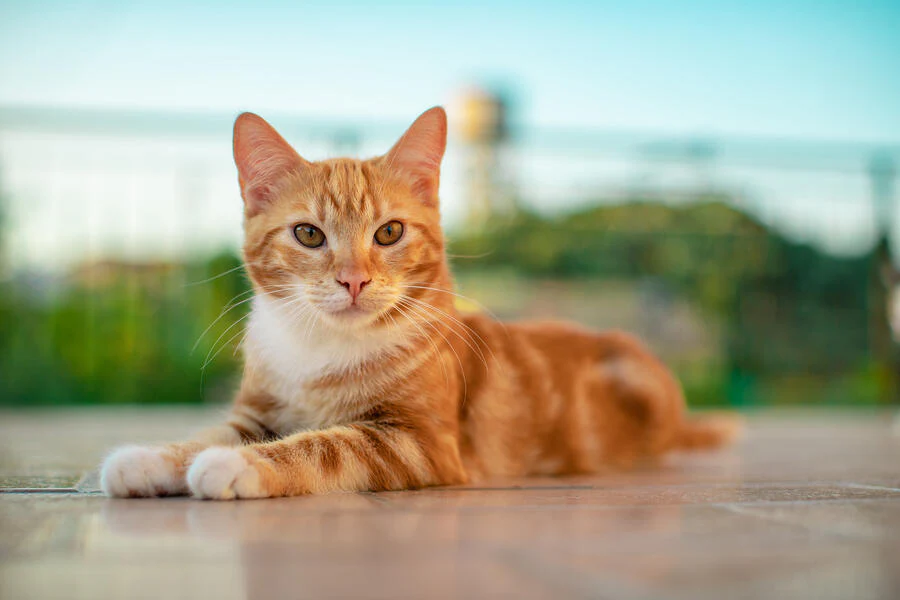
#> input picture 7image.jpg, 900 x 600 px
$ python 7.py
#> lines starting #> are read from the running program, lines starting #| are printed output that depends on the picture
import cv2

img = cv2.imread("7image.jpg")
#> img is the input picture: shape (600, 900, 3); mean B, G, R 141.8, 165.5, 166.7

def zad1():
    flipped = cv2.flip(img, 1)
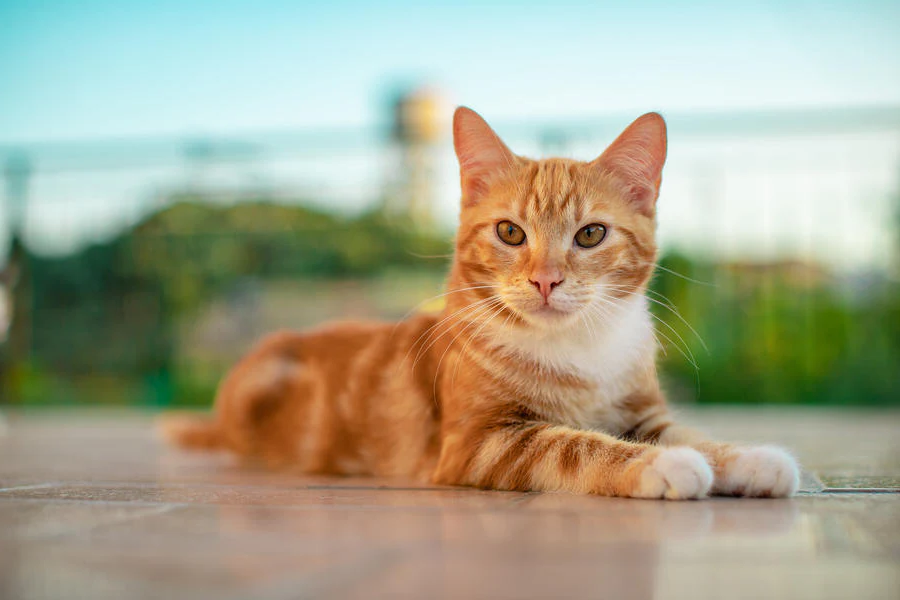
#> flipped: shape (600, 900, 3); mean B, G, R 141.8, 165.5, 166.7
    cv2.imshow("1", flipped)
    cv2.waitKey(0)

def zad2():
    flipped = cv2.flip(img, 0)
    cv2.imshow("2", flipped)
    cv2.waitKey(0)

def zad3():
    flipped = cv2.flip(img, -1)
    cv2.imshow("3", flipped)
    cv2.waitKey(0)

def zad4():
    flipped_h = cv2.flip(img, 1)
    flipped_v = cv2.flip(img, 0)
    flipped_both = cv2.flip(img, -1)

    cv2.imshow("4i. Oryginal", img)
    cv2.imshow("4ii. Poziome", flipped_h)
    cv2.imshow("4iii. Pionowe", flipped_v)
    cv2.imshow("4iv. Obustronne", flipped_both)
    cv2.waitKey(0)

def zad5():
    h, w = img.shape[:2]

    crop = img[:, w // 2:]
    flipped_crop = cv2.flip(crop, 1)

    img[:, w // 2:] = flipped_crop
    cv2.imshow("5", img)
    cv2.waitKey(0)

def zad6():
    while True:
        choice = int(input("Wybierz sposob odbicia obrazu (0 – pionowe, 1 – poziome, -1 – oba): "))
        if choice in [1,0,-1]:
            flipped = cv2.flip(img, choice)
            cv2.imshow("6", flipped)
            cv2.waitKey(0)
            break
        print("Nieprawidlowy wybor")

def main():
    zad1()

if __name__=="__main__":
    main()

$ run again, with 3image.jpg copied over 7image.jpg
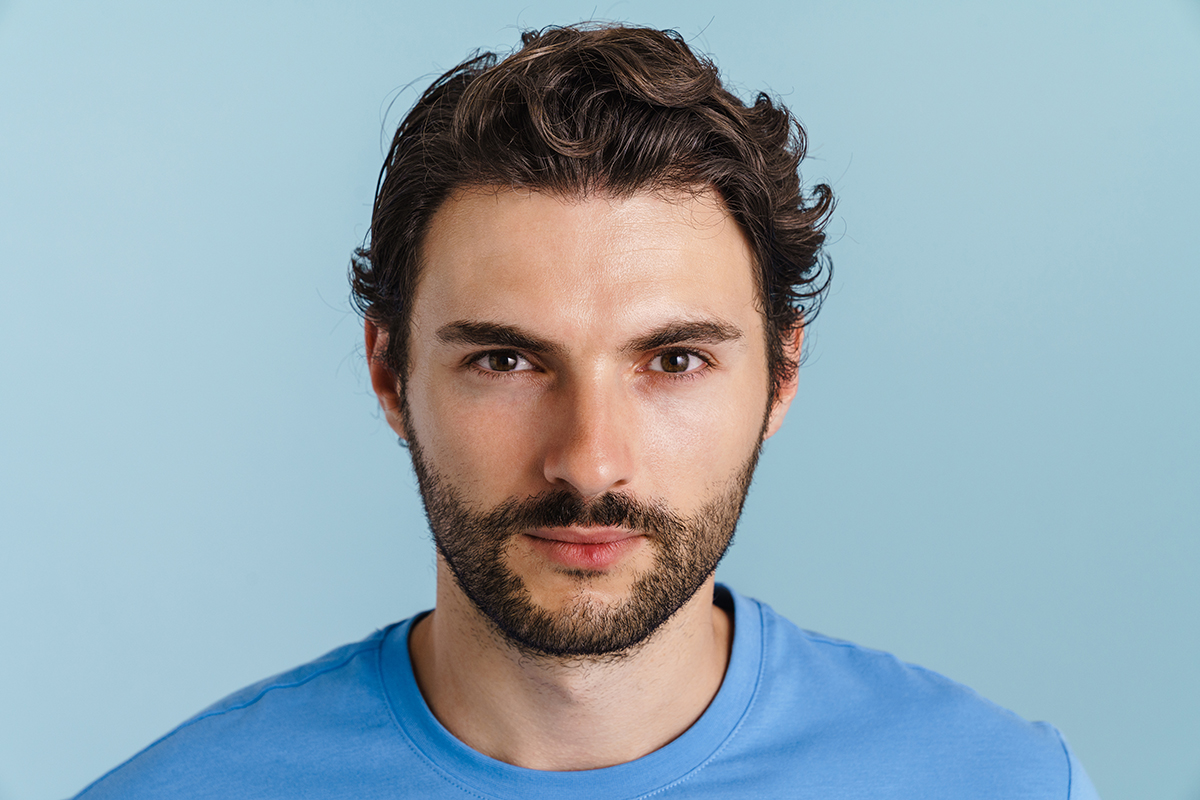
#> input picture 3image.jpg, 1200 x 800 px
#> img is the input picture: shape (800, 1200, 3); mean B, G, R 178.8, 168.4, 148.8
#> in zad1, `flipped = cv2.flip(img, 1)`:
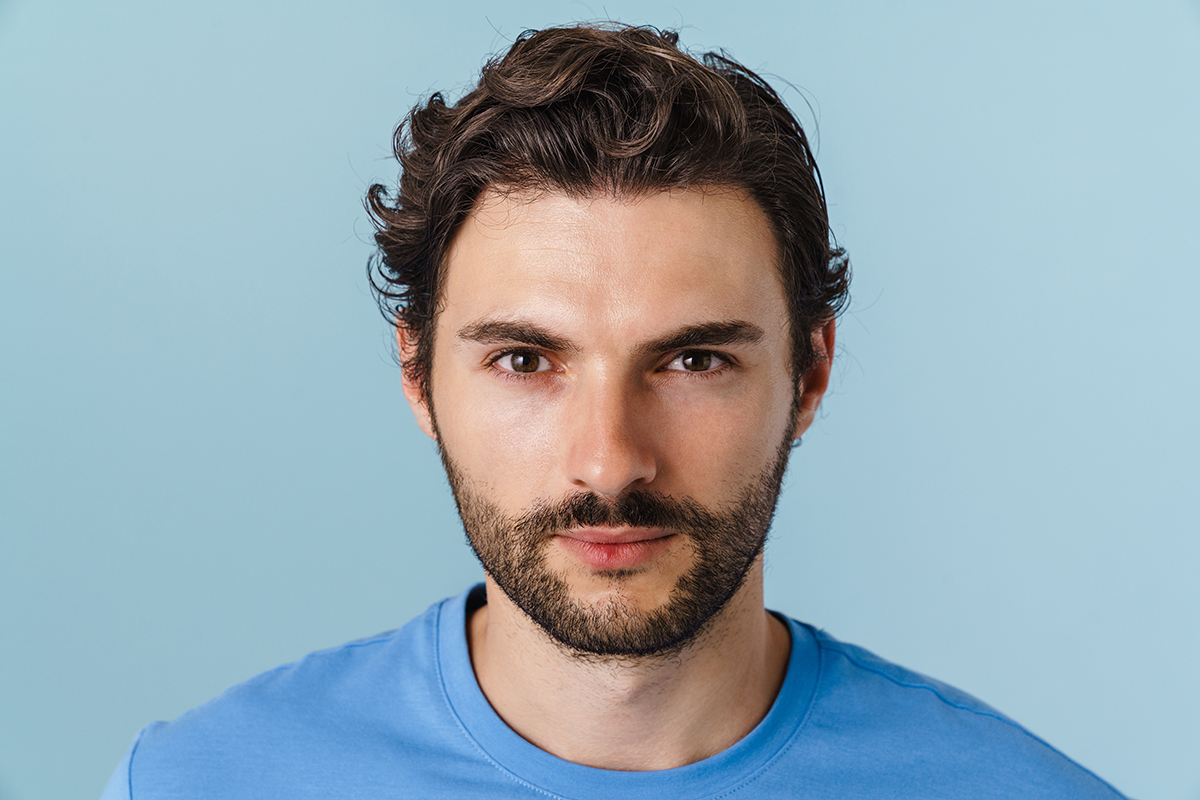
#> flipped: shape (800, 1200, 3); mean B, G, R 178.8, 168.4, 148.8

$ run again, with 4image.jpg copied over 7image.jpg
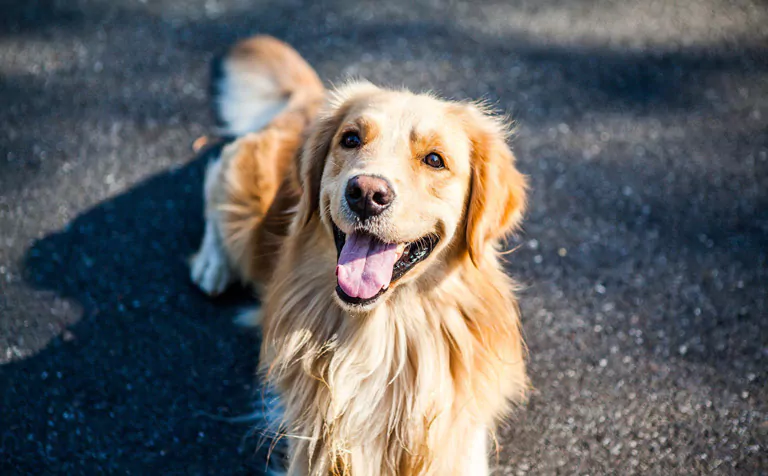
#> input picture 4image.jpg, 768 x 476 px
#> img is the input picture: shape (476, 768, 3); mean B, G, R 99.7, 98.5, 97.9
#> in zad1, `flipped = cv2.flip(img, 1)`:
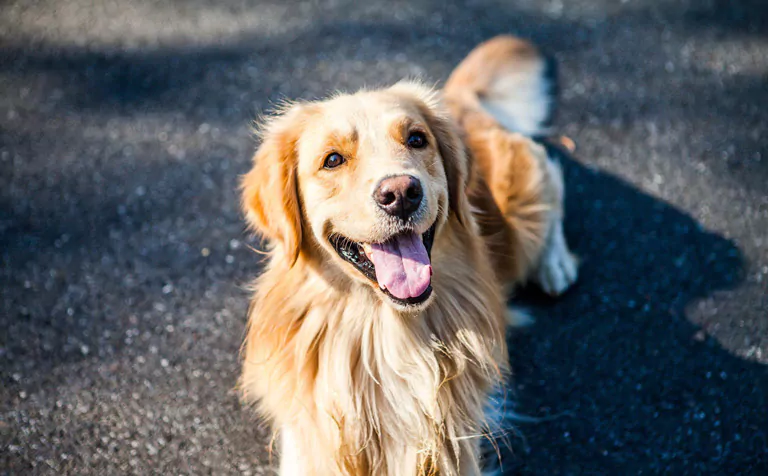
#> flipped: shape (476, 768, 3); mean B, G, R 99.7, 98.5, 97.9

$ run again, with 5image.jpg copied over 7image.jpg
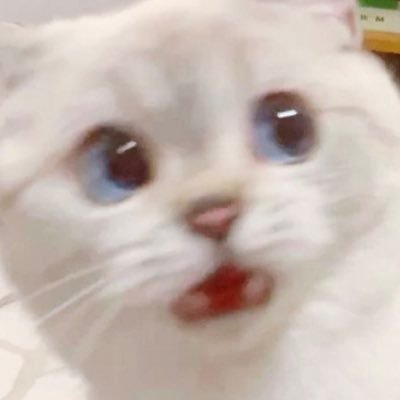
#> input picture 5image.jpg, 400 x 400 px
#> img is the input picture: shape (400, 400, 3); mean B, G, R 176.9, 185, 199
#> in zad1, `flipped = cv2.flip(img, 1)`:
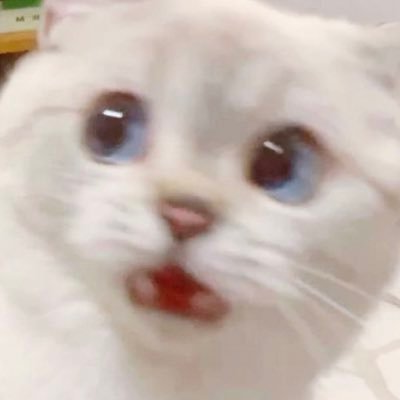
#> flipped: shape (400, 400, 3); mean B, G, R 176.9, 185, 199
